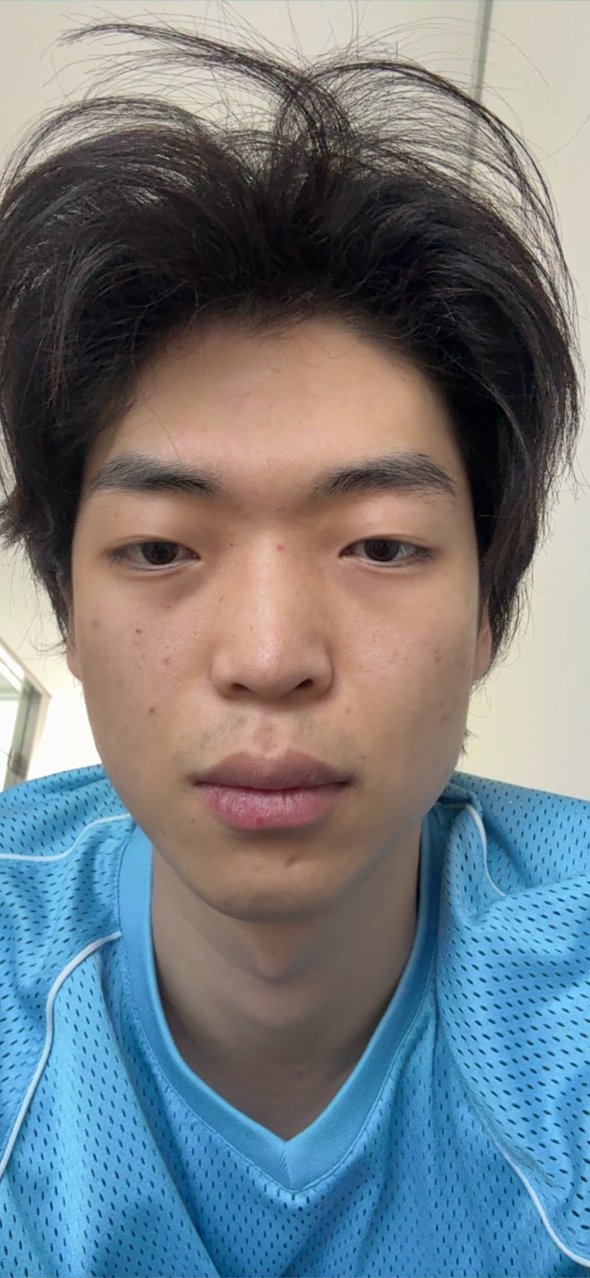
#> input picture docs/product/e7-region-detection-comparison-report-2026-06-27/assets/e7-reference-atlas/capture_pairs/pair_face_20260627T091334Z_06/frame.png, 1179 x 2556 px (shown at 1/2 size)
$ python analyze_cheek_reference_vision.py --reference-composite ../../docs/product/e7-region-detection-comparison-report-2026-06-27/assets/e7-reference-atlas/capture_pairs/pair_face_20260627T091334Z_06/frame.png
#> lines starting #> are read from the running program, lines starting #| are printed output that depends on the picture; after the words box and inside, x2 and y2 are one past the last pixel; in counts of white or black regions, pixels touching at a corner belong together
#!/usr/bin/env python3
"""Analyze user cheek reference art against Apple Vision landmarks.

This helper keeps the Apple Vision call in Swift, then uses the dumped JSON to
measure where the reference blush sits relative to eyes, nose, lips, and face
width. The measurements are buildless evidence for the cheek generator.
"""

from __future__ import annotations

import argparse
import json
from collections import deque
from pathlib import Path
from typing import Any

import numpy as np
from PIL import Image, ImageDraw, ImageFilter


SHAPE_ORDER = (
    ("daily", "cheek-session-mask-1-v1"),
    ("lovely", "cheek-session-mask-2-v1"),
    ("under_eye", "cheek-session-mask-3-v1"),
    ("sunkissed1", "cheek-session-mask-4-v1"),
    ("sunkissed2", "cheek-session-mask-5-v1"),
)


def parse_args() -> argparse.Namespace:
    parser = argparse.ArgumentParser(
        description="Extract cheek reference panels and summarize Apple Vision anchor ratios."
    )
    parser.add_argument("--reference-composite", type=Path, required=True)
    parser.add_argument(
        "--capture-frame",
        type=Path,
        default=Path("evidence/e7-reference-atlas/capture_pairs/pair_face_20260622T143334Z_03/frame.png"),
    )
    parser.add_argument(
        "--vision-json",
        type=Path,
        default=Path("evidence/e7-reference-atlas/cheek-vision-reference/landmarks.json"),
    )
    parser.add_argument(
        "--output-dir",
        type=Path,
        default=Path("evidence/e7-reference-atlas/cheek-vision-reference"),
    )
    return parser.parse_args()


def pink_mask(image: Image.Image) -> np.ndarray:
    rgba = np.asarray(image.convert("RGBA"), dtype=np.int16)
    r = rgba[..., 0]
    g = rgba[..., 1]
    b = rgba[..., 2]
    a = rgba[..., 3]
    return (
        (a > 180)
        & (r > 185)
        & (g >= 55)
        & (g <= 175)
        & (b >= 75)
        & (b <= 190)
        & (r > g + 38)
        & (r > b + 18)
    )


def iter_components(active: np.ndarray, min_pixels: int = 80) -> list[dict[str, Any]]:
    height, width = active.shape
    visited = np.zeros(active.shape, dtype=bool)
    components: list[dict[str, Any]] = []
    neighbors = ((1, 0), (-1, 0), (0, 1), (0, -1))
    ys, xs = np.nonzero(active)
    for start_y, start_x in zip(ys.tolist(), xs.tolist()):
        if visited[start_y, start_x]:
            continue
        queue: deque[tuple[int, int]] = deque([(start_y, start_x)])
        visited[start_y, start_x] = True
        pixels: list[tuple[int, int]] = []
        while queue:
            y, x = queue.popleft()
            pixels.append((y, x))
            for dy, dx in neighbors:
                ny = y + dy
                nx = x + dx
                if 0 <= ny < height and 0 <= nx < width and active[ny, nx] and not visited[ny, nx]:
                    visited[ny, nx] = True
                    queue.append((ny, nx))
        if len(pixels) < min_pixels:
            continue
        rows, cols = zip(*pixels)
        rows_np = np.asarray(rows)
        cols_np = np.asarray(cols)
        components.append(
            {
                "cx": float(cols_np.mean()),
                "cy": float(rows_np.mean()),
                "left": int(cols_np.min()),
                "top": int(rows_np.min()),
                "right": int(cols_np.max()),
                "bottom": int(rows_np.max()),
                "width": int(cols_np.max() - cols_np.min() + 1),
                "height": int(rows_np.max() - rows_np.min() + 1),
                "pixels": int(len(pixels)),
            }
        )
    return components


def group_components_by_row(components: list[dict[str, Any]]) -> list[list[dict[str, Any]]]:
    sorted_components = sorted(components, key=lambda item: float(item["cy"]))
    rows: list[list[dict[str, Any]]] = []
    for component in sorted_components:
        if not rows:
            rows.append([component])
            continue
        row_cy = float(np.mean([float(item["cy"]) for item in rows[-1]]))
        if abs(float(component["cy"]) - row_cy) > 95:
            rows.append([component])
        else:
            rows[-1].append(component)
    return rows


def bbox_union(components: list[dict[str, Any]]) -> dict[str, Any]:
    left = min(int(item["left"]) for item in components)
    top = min(int(item["top"]) for item in components)
    right = max(int(item["right"]) for item in components)
    bottom = max(int(item["bottom"]) for item in components)
    return {
        "left": left,
        "top": top,
        "right": right,
        "bottom": bottom,
        "width": right - left + 1,
        "height": bottom - top + 1,
        "cx": float(np.mean([float(item["cx"]) for item in components])),
        "cy": float(np.mean([float(item["cy"]) for item in components])),
        "pixels": int(sum(int(item["pixels"]) for item in components)),
    }


def select_shape_components(
    shape_name: str,
    components: list[dict[str, Any]],
    image_width: int,
) -> list[dict[str, Any]]:
    center_x = image_width * 0.5
    side_components = [
        item
        for item in components
        if int(item["pixels"]) >= 1100
        and int(item["width"]) >= 32
        and abs(float(item["cx"]) - center_x) >= image_width * 0.095
    ]
    if shape_name in ("daily", "lovely", "under_eye"):
        return sorted(side_components, key=lambda item: float(item["cx"]))[:2]

    if shape_name == "sunkissed1":
        center_components = [
            item
            for item in components
            if int(item["pixels"]) >= 850
            and int(item["width"]) >= 28
            and abs(float(item["cx"]) - center_x) < image_width * 0.095
        ]
        selected = sorted(side_components, key=lambda item: int(item["pixels"]), reverse=True)[:2]
        selected.extend(sorted(center_components, key=lambda item: int(item["pixels"]), reverse=True)[:1])
        return sorted(selected, key=lambda item: float(item["cx"]))

    if shape_name == "sunkissed2":
        wide_components = [
            item
            for item in components
            if int(item["pixels"]) >= 1800 and int(item["width"]) >= image_width * 0.28
        ]
        if wide_components:
            return [max(wide_components, key=lambda item: int(item["pixels"]))]

    return sorted(components, key=lambda item: int(item["pixels"]), reverse=True)[:2]


def crop_panels(reference: Image.Image, output_dir: Path) -> list[dict[str, Any]]:
    mask = pink_mask(reference)
    components = iter_components(mask)
    rows = group_components_by_row(components)
    if len(rows) < len(SHAPE_ORDER):
        raise RuntimeError(f"Expected at least {len(SHAPE_ORDER)} pink rows, got {len(rows)}")

    panel_dir = output_dir / "panels"
    panel_dir.mkdir(parents=True, exist_ok=True)
    panels: list[dict[str, Any]] = []
    width, height = reference.size
    for (shape_name, mask_id), row in zip(SHAPE_ORDER, rows[: len(SHAPE_ORDER)]):
        row = select_shape_components(shape_name, row, width)
        row_box = bbox_union(row)
        crop_left = max(0, int(row_box["left"]) - 42)
        crop_right = min(width, int(row_box["right"]) + 42)
        crop_top = max(0, int(row_box["top"]) - 70)
        crop_bottom = min(height, int(row_box["bottom"]) + 100)
        crop_box = (crop_left, crop_top, crop_right + 1, crop_bottom + 1)
        crop = reference.crop(crop_box).convert("RGB")
        crop_path = panel_dir / f"{shape_name}_reference_crop.png"
        crop.save(crop_path)

        selected_mask = np.zeros_like(mask)
        for component in row:
            selected_mask[
                int(component["top"]) : int(component["bottom"]) + 1,
                int(component["left"]) : int(component["right"]) + 1,
            ] = mask[
                int(component["top"]) : int(component["bottom"]) + 1,
                int(component["left"]) : int(component["right"]) + 1,
            ]
        local_mask = Image.fromarray(
            (selected_mask[crop_top : crop_bottom + 1, crop_left : crop_right + 1] * 255).astype(np.uint8),
            mode="L",
        )
        local_mask = local_mask.filter(ImageFilter.GaussianBlur(radius=0.65))
        mask_path = panel_dir / f"{shape_name}_pink_mask.png"
        local_mask.save(mask_path)

        local_components = []
        for component in row:
            local = dict(component)
            for x_key in ("left", "right", "cx"):
                local[x_key] = float(local[x_key]) - crop_left
            for y_key in ("top", "bottom", "cy"):
                local[y_key] = float(local[y_key]) - crop_top
            local_components.append(local)

        panels.append(
            {
                "shape": shape_name,
                "maskId": mask_id,
                "cropPath": str(crop_path),
                "pinkMaskPath": str(mask_path),
                "cropBoxInComposite": {
                    "left": crop_left,
                    "top": crop_top,
                    "right": crop_right,
                    "bottom": crop_bottom,
                    "width": crop_right - crop_left + 1,
                    "height": crop_bottom - crop_top + 1,
                },
                "pinkComponents": local_components,
                "pinkGlobalBox": row_box,
            }
        )
    return panels


# [316 lines left out: functions load_vision_faces, points_top_left, bbox_from_points, face_geometry, component_side, summarize_panel and 7 more, not called in this run]


def main() -> None:
    args = parse_args()
    output_dir = args.output_dir
    output_dir.mkdir(parents=True, exist_ok=True)
    reference = Image.open(args.reference_composite).convert("RGBA")
    panels = crop_panels(reference, output_dir)
#> in pink_mask, `r = rgba[..., 0]`:
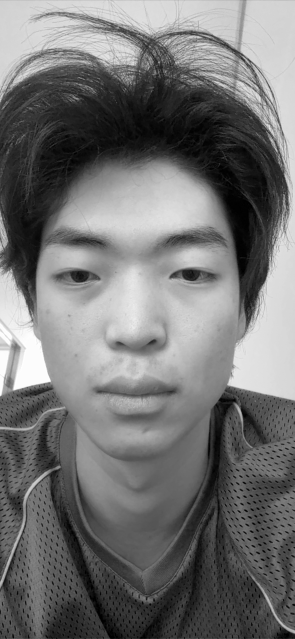
#> r: shape (2556, 1179) int16 (shown at 1/4 size); min 0, max 255, mean 114.5
#> in pink_mask, `g = rgba[..., 1]`:
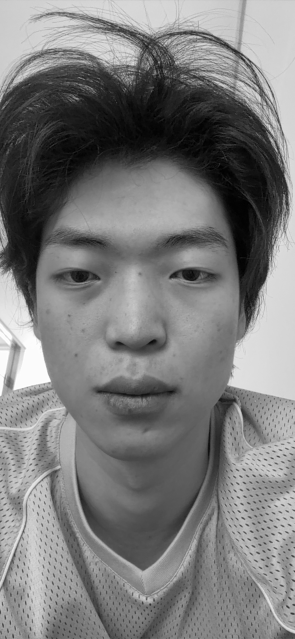
#> g: shape (2556, 1179) int16 (shown at 1/4 size); min 0, max 255, mean 122.9
#> in pink_mask, `b = rgba[..., 2]`:
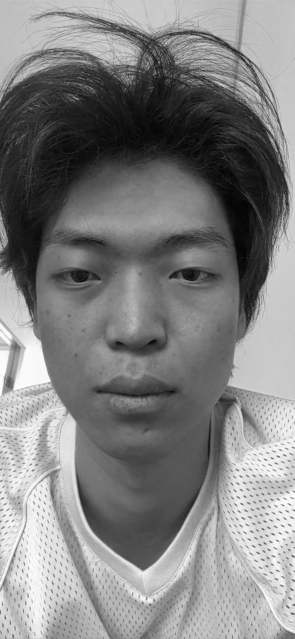
#> b: shape (2556, 1179) int16 (shown at 1/4 size); min 0, max 255, mean 128.8
#> in pink_mask, `return ( (a > 180) & (r > 185) & (g >= 55) & (g <= 175) & (b >= 75) & ..`:
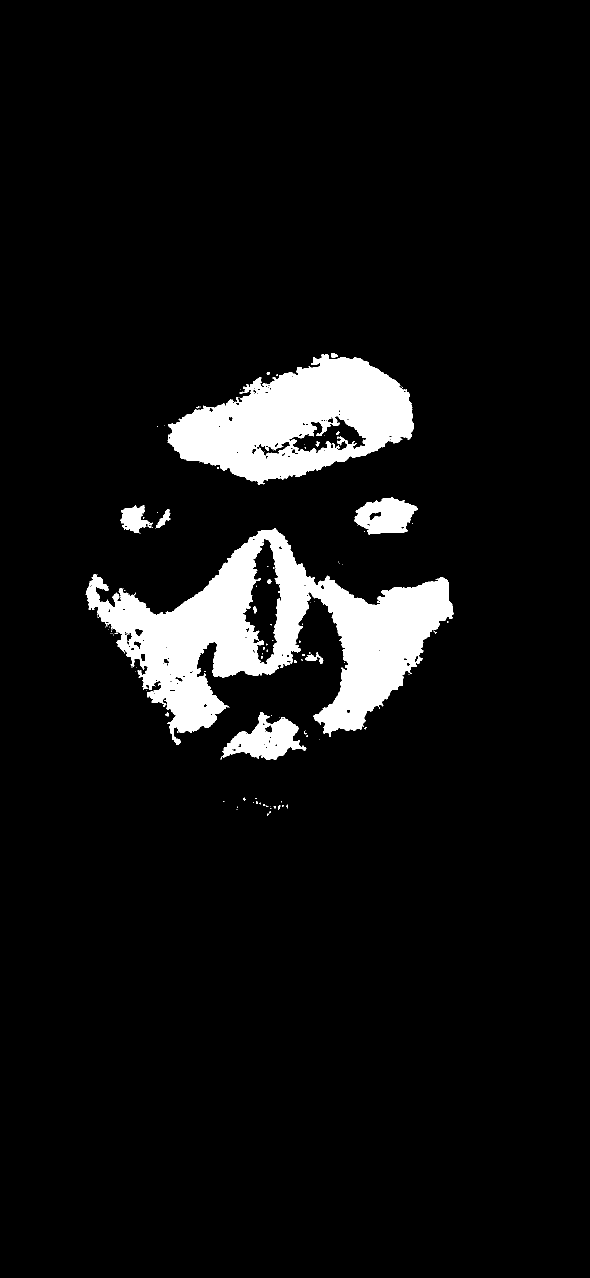
#> returned value: shape (2556, 1179) bool (shown at 1/2 size); 6.9% white; 124 white regions (106 under 20 px), largest, box (x1, y1, x2, y2) and area: (171, 1057, 908, 1490) 118892, (335, 708, 828, 969) 71511, (441, 1424, 613, 1519) 7813
#> the loop in iter_components, `for start_y, start_x in zip(ys.tolist(), xs.tolist()):` made 208119 passes
#> (start_y, start_x) on passes 1 to 3: (706, 662), (706, 663), (706, 664)
#> after the loop in iter_components, `for start_y, start_x in zip(ys.tolist(), xs.tolist()):`: components = 10 items
#> the loop in group_components_by_row, `for component in sorted_components:` made 10 passes
#> row_cy on passes 2 to 9: 710.4, 840.3, 860.3, 1032, 1034.7, 1035.7, 1271.8, 1293.9
#> after the loop in group_components_by_row, `for component in sorted_components:`: rows = 5 items
#> the loop in crop_panels, `for (shape_name, mask_id), row in zip(SHAPE_ORDER, rows[: len(SHAPE_OR..` made 1 pass
#> (shape_name, mask_id, center_x in select_shape_components) on pass 1: ('daily', 'cheek-session-mask-1-v1', 589.5)
#> after the loop in crop_panels, `for (shape_name, mask_id), row in zip(SHAPE_ORDER, rows[: len(SHAPE_OR..`: panels = []
    panel_paths = [panel["cropPath"] for panel in panels]

    vision_records = load_vision_faces(args.vision_json)
    summaries = [
        summarize_panel(panel, vision_records.get(panel["cropPath"]))
        for panel in panels
    ]
    summaries = fill_missing_panels_from_composite_geometry(summaries)
    capture_key = str(args.capture_frame)
    mapped = build_mapped_recommendations(summaries, vision_records.get(capture_key))
    diagnostic_sheet = make_diagnostic_sheet(reference, summaries, output_dir)

    summary = {
        "gateId": "cheek-reference-vision-anchor-analysis-v1",
        "referenceComposite": str(args.reference_composite),
        "captureFrame": str(args.capture_frame),
        "visionJson": str(args.vision_json),
        "panelCropPaths": panel_paths,
        "pinkSegmentation": {
            "role": "measure user reference placement only; not used as final runtime mask boundary",
            "shapeOrder": [shape for shape, _ in SHAPE_ORDER],
        },
        "appleVisionRole": (
            "offline face landmark measurement for cheek anchor ratios; runtime cheek masks still attach through ARFace mesh UVs"
        ),
        "diagnosticSheet": diagnostic_sheet,
        "panels": summaries,
        "mappedRecommendations": mapped,
    }
    (output_dir / "summary.json").write_text(
        json.dumps(summary, indent=2, ensure_ascii=False) + "\n",
        encoding="utf-8",
    )
    (output_dir / "summary.md").write_text(
        "# Cheek Reference Vision Anchor Analysis v1\n\n"
        f"- referenceComposite: `{args.reference_composite}`\n"
        f"- captureFrame: `{args.capture_frame}`\n"
        f"- appleVisionRole: `{summary['appleVisionRole']}`\n"
        f"- diagnosticSheet: `{diagnostic_sheet}`\n"
        f"- mappedStatus: `{mapped['status']}`\n",
        encoding="utf-8",
    )
    print(json.dumps(summary, ensure_ascii=False))


if __name__ == "__main__":
#> (the run stopped early here; a loop or call above may not have finished)

$ run again, with evidence/references/e7-user-gold-raw-20260626/A_0.png copied over docs/product/e7-region-detection-comparison-report-2026-06-27/assets/e7-reference-atlas/capture_pairs/pair_face_20260627T091334Z_06/frame.png
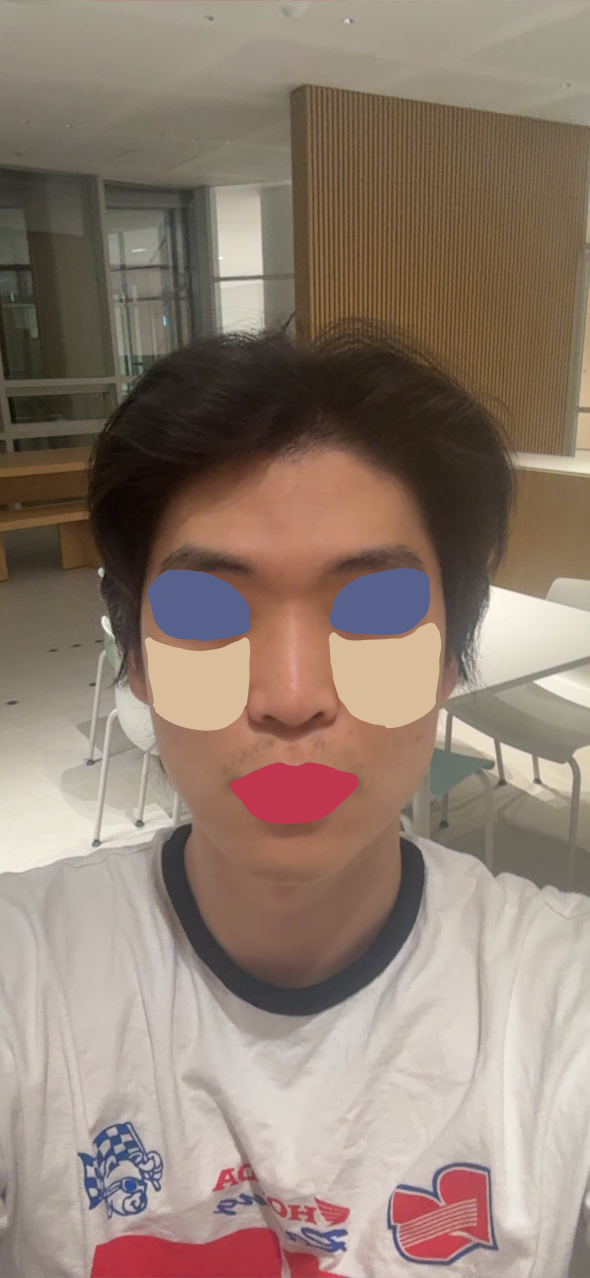
#> input picture evidence/references/e7-user-gold-raw-20260626/A_0.png, 1179 x 2556 px (shown at 1/2 size)
#> in main, reference is the input picture: PIL image 1179x2556 RGBA; mean R, G, B, A 144.4, 126.4, 113.9, 255
#> in pink_mask, `b = rgba[..., 2]`:
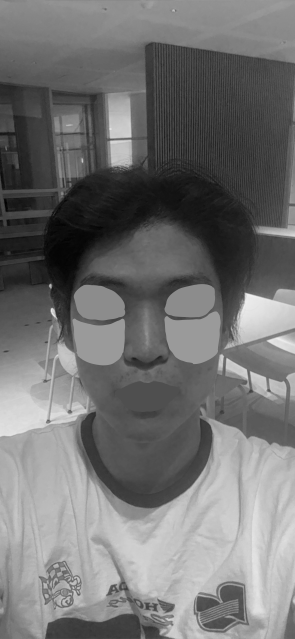
#> b: shape (2556, 1179) int16 (shown at 1/4 size); min 0, max 244, mean 113.9
#> a: shape (2556, 1179) int16; every value is 255
#> in pink_mask, `return ( (a > 180) & (r > 185) & (g >= 55) & (g <= 175) & (b >= 75) & ..`:
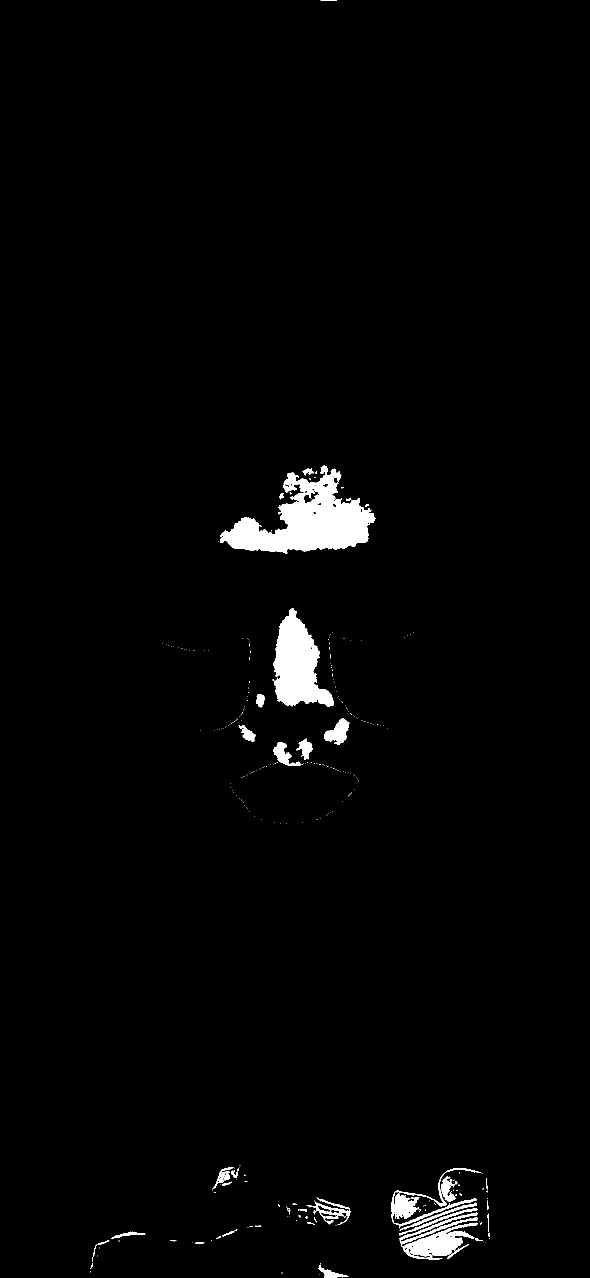
#> returned value: shape (2556, 1179) bool (shown at 1/2 size); 2% white; 299 white regions (261 under 20 px), largest, box (x1, y1, x2, y2) and area: (440, 931, 751, 1108) 25373, (545, 1216, 668, 1413) 13616, (799, 2425, 956, 2519) 6226
#> the loop in iter_components, `for start_y, start_x in zip(ys.tolist(), xs.tolist()):` made 59110 passes
#> (start_y, start_x) on passes 1 to 3: (0, 641), (0, 642), (0, 643)
#> after the loop in iter_components, `for start_y, start_x in zip(ys.tolist(), xs.tolist()):`: components = 19 items
#> the loop in group_components_by_row, `for component in sorted_components:` made 19 passes
#> row_cy on passes 2 to 9: 942.8, 1042.5, 1330, 1365, 1464.5, 1466.1, 1476.2, 1484.5
#> after the loop in group_components_by_row, `for component in sorted_components:`: rows = 6 items
#> the loop in crop_panels, `for (shape_name, mask_id), row in zip(SHAPE_ORDER, rows[: len(SHAPE_OR..` made 1 pass
#> (shape_name, mask_id, center_x in select_shape_components) on pass 1: ('daily', 'cheek-session-mask-1-v1', 589.5)
#> after the loop in crop_panels, `for (shape_name, mask_id), row in zip(SHAPE_ORDER, rows[: len(SHAPE_OR..`: panels = []
